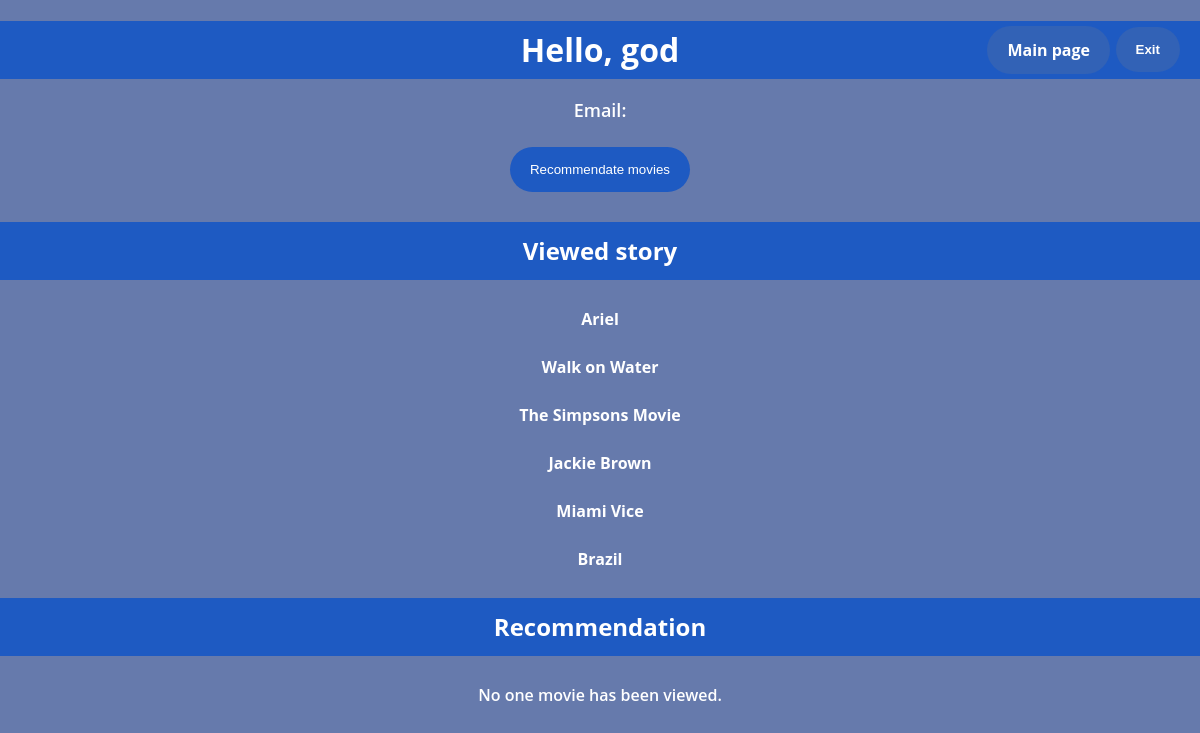
The app's page /user_profile/ (signed in) with its own data.
### movies/models.py (models this page shows, shortened)
class WatchedMovie(models.Model):
    user = models.ForeignKey(User, on_delete=models.CASCADE)
    movie = models.ForeignKey(Movie, on_delete=models.CASCADE)
    rating = models.IntegerField(default=3)

class Movie(models.Model):
    title = models.CharField(max_length=200)
    slug_title = models.SlugField(unique=True, db_index=True)
    overview = models.TextField()
    keywords = models.TextField()
    production_companies = models.TextField()
    production_countries = models.TextField()
    original_language = models.CharField(max_length=20)
    genres = models.CharField(max_length=200)
    runtime= models.FloatField()
    budget = models.IntegerField()
    rating = models.FloatField()

### movies/views.py (the view)
# urls.py: path('user_profile/', views.user_profile, name='user_profile'),
@login_required
def user_profile(request):
    user = request.user
    watched_movies = WatchedMovie.objects.filter(user=user)
    return render(request, 'movies/user_profile.html', {'user': user, 'watched_movies': watched_movies})

### movies/templates/movies/user_profile.html (shortened to what this page needs)
{% load static %}
<!DOCTYPE html>
<html>
<head>
    <link rel="stylesheet" href="{% static 'css/myAccount.css'%}" type="text/css">
</head>
<body>
    <h1>Hello, {{user.username}}</h1>
    <p>Email: {{ user.email }}</p>
    <form method="post" action="{% url 'logout' %}">
        <button type="submit" class="exit-btn">Exit</button>
    </form>
    <a href="{% url 'movie_list' %}" class="main-page-link">Main page</a>
    <form method="post" action="{% url 'run_server_script' %}">
    <button type="submit">Recommendate movies</button>
    </form>
<h2>Viewed story</h2>
<ul class="viewed-movies-list">
    {% for watched_movie in watched_movies %}
        <li><a href="{% url 'movie_detail' watched_movie.movie.id %}">{{ watched_movie.movie.title }}</a></li>
    {% empty %}
        <li>No one movie has been viewed.</li>
    {% endfor %}
</ul>
<h2>Recommendation</h2>
<ul>
    {% for movie in recommended_movies %}
        <li><a href="{% url 'movie_detail' movie.id %}">{{ movie.title }}</a></li>
    {% empty %}
    <li>No one movie has been viewed.</li>
    {% endfor %}
</ul>
</body>
</html>

### movies/static/css/myAccount.css (style rules this page uses)
body { font-family: 'Open Sans', sans-serif; background: rgba(86, 108, 164, 0.9); margin: 0; color: #ffffff; font-weight: 600; font-size: 16px; line-height: 18px; text-align: center; }
h1 { background-color: #1e5ac2; color: white; padding: 20px 0; }
h2 { background-color: #1e5ac2; color: white; padding: 20px 0; }
p { font-size: 18px; }
button { background: #1e5ac2; color: white; border: none; border-radius: 25px; padding: 15px 20px; cursor: pointer; margin: 10px; }
a { text-decoration: none; color: #ffffff; font-weight: bold; }
ul { list-style: none; padding: 0; }
ul li { font-size: 16px; margin: 10px 0; padding: 10px; border-radius: 5px; }
.main-page-link { position: absolute; top: 16px; right: 80px; background: #3262b6; color: #ffffff; border: none; border-radius: 25px; padding: 15px 20px; cursor: pointer; margin: 10px; }
.exit-btn { position: absolute; top: 17px; right: 10px; background: #3262b6; color: #ffffff; border: none; border-radius: 25px; padding: 15px 20px; cursor: pointer; margin: 10px; font-weight: bold; text-decoration: none; }

### records on screen
WatchedMovie: movie "Ariel"
WatchedMovie: movie "Walk on Water"
WatchedMovie: movie "The Simpsons Movie"
WatchedMovie: movie "Jackie Brown"
WatchedMovie: movie "Miami Vice"
WatchedMovie: movie "Brazil"

### other values on screen
{{ user.username }} "god"
